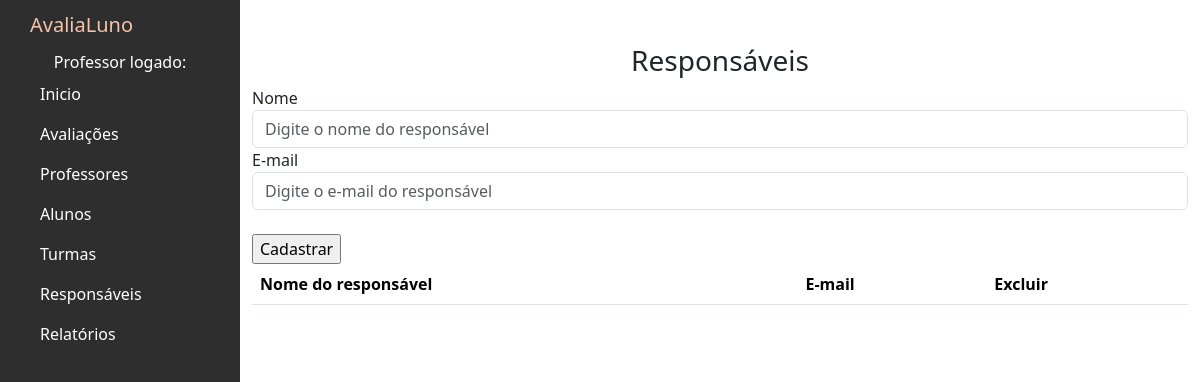
/responsaveis, run on an earlier commit of the app's database.
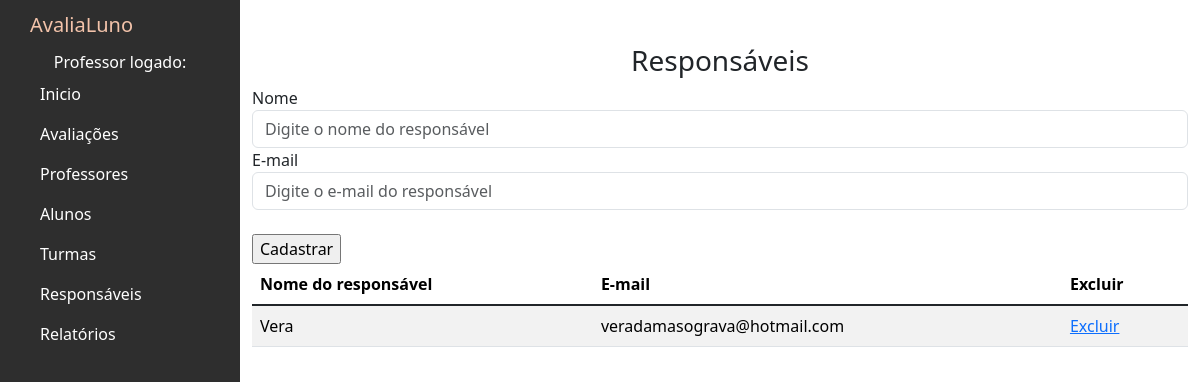
And on a later commit of the database.
### avaliacoes/models.py (models this page shows, shortened)
class Responsavel(models.Model):
    nome = models.CharField(max_length=100)
    email = models.EmailField()
    class Meta:
        verbose_name = "Responsável"
        verbose_name_plural = "Responsáveis" # Define o nome plural personalizado

### avaliacoes/views.py (the view)
# urls.py: path('responsaveis',views.responsaveis,name='responsaveis'),
def responsaveis(request):
    if request.method == 'POST':
            if request.POST.get('nome'):
                responsavel = Responsavel()
                responsavel.nome = request.POST.get('nome')
                responsavel.email = request.POST.get('email')
                responsavel.save()
                lista_responsaveis = Responsavel.objects.all()
                return render(request,'responsaveis.html',{'lista_responsaveis':lista_responsaveis})
    else:
        lista_responsaveis = Responsavel.objects.all()
        return render(request,'responsaveis.html',{'lista_responsaveis':lista_responsaveis})

### avaliacoes/templates/responsaveis.html (shortened to what this page needs)
{% extends 'base.html' %}
{% block content %}
<h3><center> Responsáveis </center></h3>
<form action="" method="POST">{% csrf_token %}
    <div class="form-group">
      <label for="exampleFormControlInput1">Nome</label>
      <input type="text" name="nome" class="form-control" id="exampleFormControlInput1" placeholder="Digite o nome do responsável">
    </div>
    <div class="form-group">
      <label for="exampleFormControlInput1">E-mail</label>
      <input type="text" name="email" class="form-control" id="exampleFormControlInput1" placeholder="Digite o e-mail do responsável">
    </div>
    <div class="form-group">
      <br>
      <input type="submit" value="Cadastrar">
    </div>
  </form>
<div class="table-wrapper-scroll-y my-custom-scrollbar">
  <table class="table table-striped mb-1">
      <thead>
          <tr>
              <th scope="col">Nome do responsável</th>
              <th scope="col">E-mail</th>
              <th scope="col">Excluir</th>
          </tr>
      </thead>
          {% for responsavel in lista_responsaveis %}
          <tbody>
              <tr>
                  <td>{{ responsavel.nome }}</td>
                  <td>{{ responsavel.email }}</td>
                   <td><a href="{% url 'deletar_responsavel' id=responsavel.id %}">Excluir</a></td>
              </tr>
          </tbody>
          {% endfor %}
  </table>
</div>
{% endblock %}

What changed in the data, as far as the page shows it:
added Responsavel: nome "Vera", email "veradamasograva@hotmail.com"
